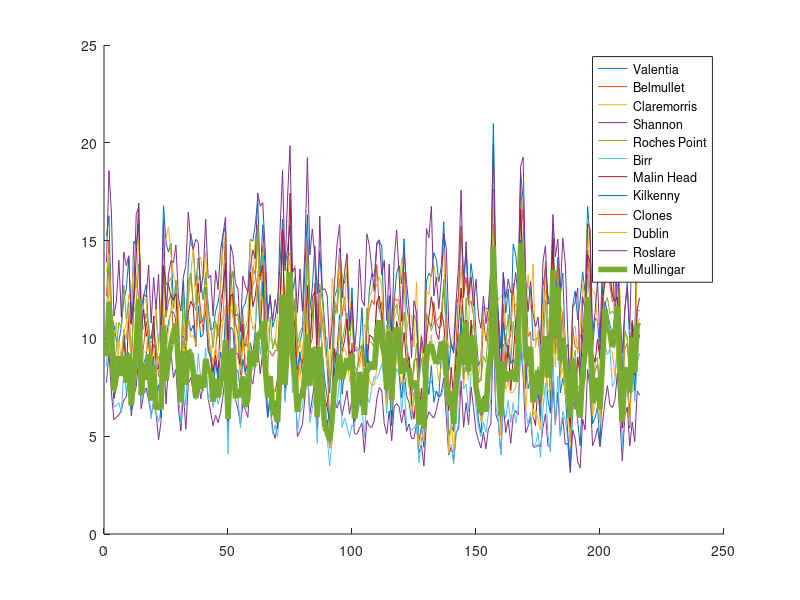
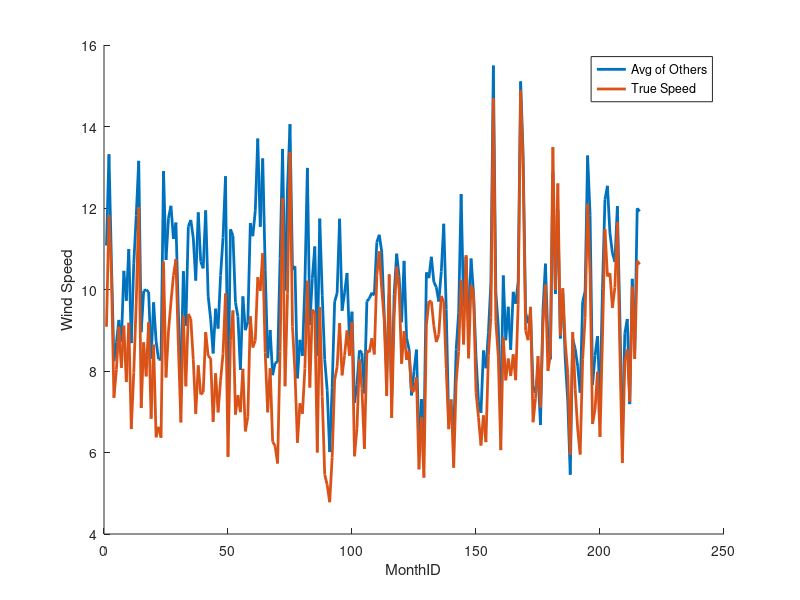

MATLAB code to generate these figures, in order:
IWD = csvread('irish_wind_nh.csv');

%%%%%%%%%% IWD %%%%%%%%%%

%%%%% COL 1: YEAR
%%%%% COL 2: MONTH
%%%%% COL 3: DAY
%%%%% COL 4: RPT
%%%%% COL 5: VAL
%%%%% COL 6: ROS
%%%%% COL 7: KIL
%%%%% COL 8: SHA
%%%%% COL 9: BIR
%%%%% COL 10: DUB
%%%%% COL 11: CLA
%%%%% COL 12: MUL
%%%%% COL 13: CLO
%%%%% COL 14: BEL
%%%%% COL 15: MAL

IW_LOC = csvread('wind_loc.csv');

%%%%% ORDER OF COLUMNS IS:
%%%%    1       Valentia  VAL C
%%%%    2      Belmullet  BEL C
%%%%    3    Claremorris  CLA N
%%%%    4        Shannon  SHA C
%%%%    5  Roche's Point  RPT C
%%%%    6           Birr  BIR N
%%%%    7      Mullingar  MUL N
%%%%    8     Malin Head  MAL C
%%%%    9       Kilkenny  KIL N
%%%%    10        Clones  CLO N
%%%%    11        Dublin  DUB C
%%%%    12       Roslare  ROS C

size(IWD)
station_id = [5 1 12 9 4 6 11 3 7 10 2 8];
is_coast =   [1 1 1  0 1 0 1  0 0 0  1 1];
%%% MAKE MONTHLY WIND DATASET: We want first four columns to be 
%%% STATID/YEAR/MONTH/MONTH_IND/LONG/LAT/ISCOAST and then the average wind
%%% measurement at the site

IWD_m = zeros(size(IW_LOC,1)*length(unique(IWD(:,1)))*length(unique(IWD(:,2))),8);
YEARS = unique(IWD(:,1));
for cur_station = 1:size(IW_LOC,1)
    for cur_year = 1:length(unique(IWD(:,1)))
        for cur_month = 1:length(unique(IWD(:,2)))
            cur_id = (cur_station-1)*length(unique(IWD(:,1)))*length(unique(IWD(:,2)))...
                + (cur_year-1)*length(unique(IWD(:,2)))+cur_month;
            mean_wind = mean(IWD((IWD(:,1)==YEARS(cur_year))&(IWD(:,2)==cur_month)...
                ,3+cur_station));
            month_ID = (cur_year-1)*length(unique(IWD(:,2)))+cur_month;
            IWD_m(cur_id,:) = [station_id(cur_station) cur_year cur_month month_ID...
                IW_LOC(station_id(cur_station),1:2) is_coast(cur_station) mean_wind]; 
        end
    end
end

% FIRST TRY EXCLUDING MULINGAR FROM TEST DATA;
TRAIN_DATA = IWD_m(IWD_m(:,1)~=7,2:end);
TEST_DATA  = IWD_m(IWD_m(:,1)==7,2:end);
%global TRAIN_DATA;
%global TEST_DATA;

save('wind_data.mat','TRAIN_DATA','TEST_DATA')


figure(2)
hold on
for cur_stat = 1:11
plot(IWD_m(1:216,4),IWD_m(((cur_stat-1)*216+1):cur_stat*216,end))
end

plot(TEST_DATA(:,3),TEST_DATA(:,end),'LineWidth',4)
hold off
legend('Valentia','Belmullet','Claremorris','Shannon','Roches Point',...
    'Birr', 'Malin Head','Kilkenny','Clones','Dublin','Roslare','Mullingar')
m = zeros(size(IWD_m(1:216,4)));
for cur_stat = 1:11
    m = m+IWD_m(((cur_stat-1)*216+1):cur_stat*216,end);
end
m = m/11;

figure(3)
hold on
plot(IWD_m(1:216,4),m, 'LineWidth',2)
xlabel('MonthID')
ylabel('Wind Speed')
plot(TEST_DATA(:,3),TEST_DATA(:,end),'LineWidth',2)
hold off
legend('Avg of Others', 'True Speed')
